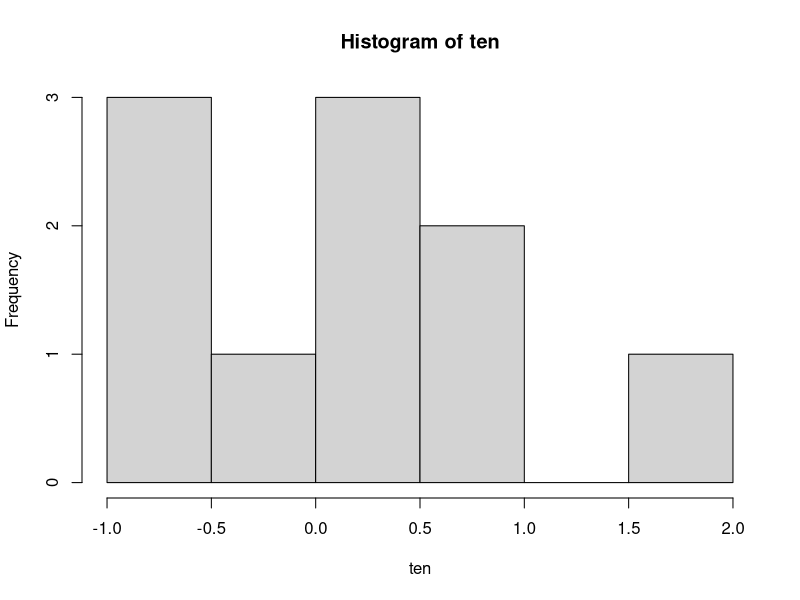
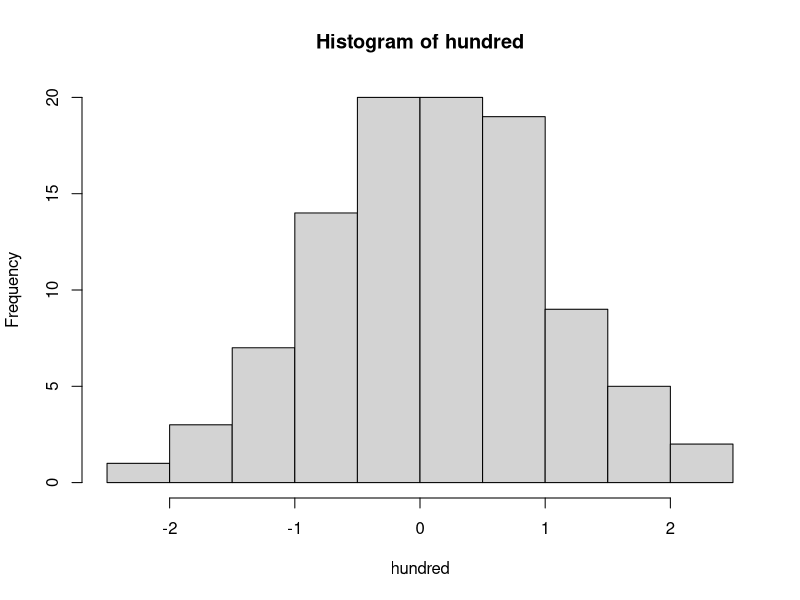
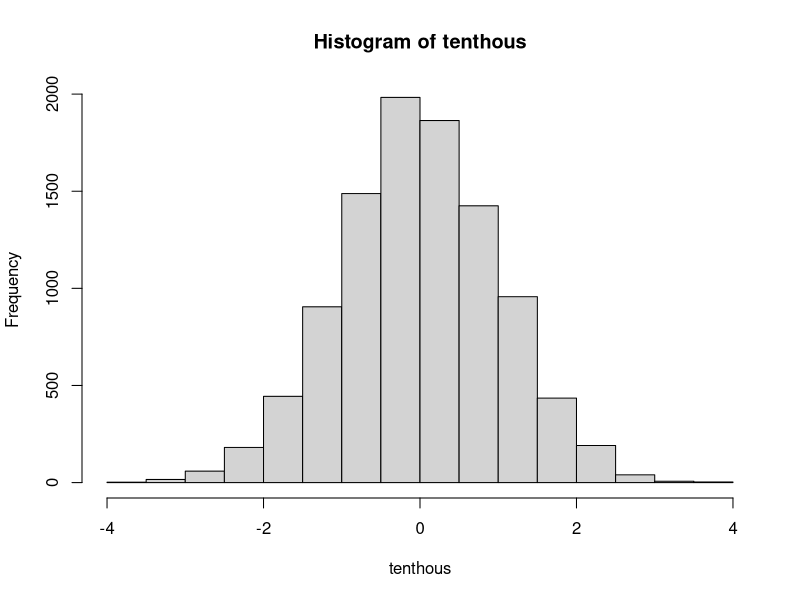

Write R code to recreate these figures, in order.
## ---- chunk 1
set.seed(1)

ten <-rnorm(10) #Making a random drawn of 10 from the normal distribution
hundred <- rnorm(100) #Making a random drawn of 100 from the normal distribution
tenthous <- rnorm(10000) #Making a random drawn of 10000 from the normal distribution

## ---- chunk 2
#ten
mean(ten)
var(ten)

## ---- chunk 3
#hundred
mean(hundred)
var(hundred)
## ---- chunk 4
#tenthous
mean(tenthous)
var(tenthous)
## ---- chunk 5
#Plot with hist

hist(ten)
## ---- chunk 6
hist(hundred)
## ---- chunk 7
hist(tenthous)
## ---- chunk 8
a <- c(5,4,5)
b <- c(7,6,8)

scores <- c(a, b)

meanA <- mean(a)
meanB <- mean(b)
mean_all <- mean(scores)


ssA <- (meanA - mean_all)^2 * length(a)
ssB <- (meanB - mean_all) ^2 * length(b)
sstotal <- ssA + ssB

errorA <- sum((a - meanA)^2)
errorB <- sum((b- meanB)^2)
error <- errorA + errorB

ms_trt <- sstotal / 1 #( two treatments - 1)
ms_error <- error / 4 

F <- ms_trt / ms_error

F
